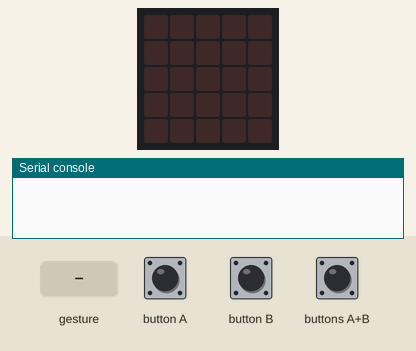
This program was run on a simulated BBC micro:bit (MakeCode). On the bench: the board's 5×5 LED display, the last lines printed to the serial console. The inputs (shaded band) are chosen by the test bench. No radio messages arrive unless stated (any console line starting 'radio sent:' is added by the test bench); a tilt is held for 1.5 s and a shake lasts 1 s, then the board lies face up again.

Above: at 1.2 s.
1.3 s: buttons A+B pressed for 0.15 s
At 2.1 s:
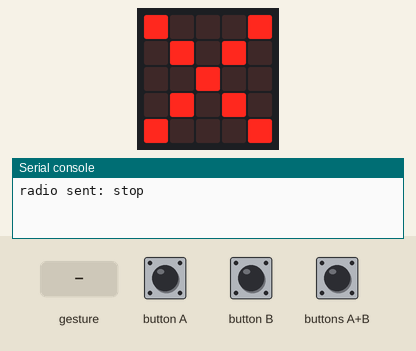
2.9 s: gesture 'tilt right'
At 3.9 s:
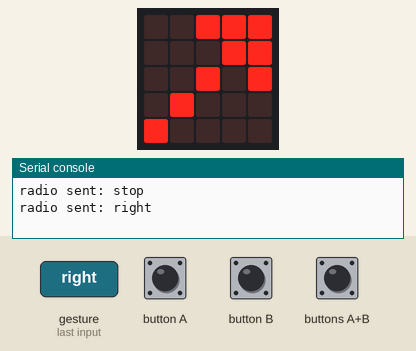
4.5 s: gesture 'tilt left'
At 5.0 s:
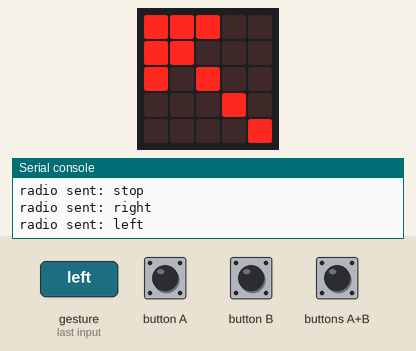
6.0 s: gesture 'logo up'
At 7.3 s:
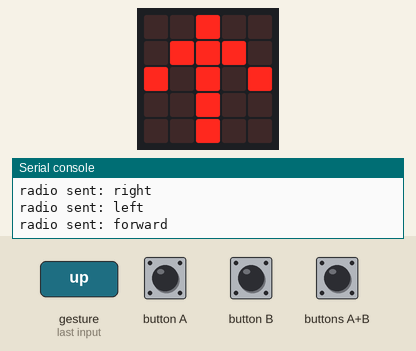
7.6 s: gesture 'logo down'
At 8.6 s:
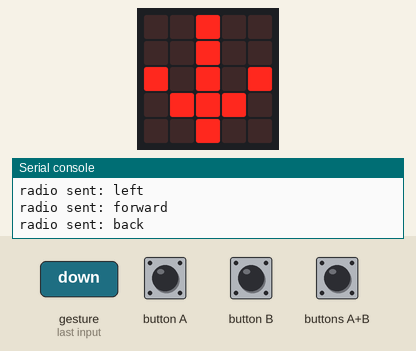
9.1 s: buttons A+B pressed for 1 s
At 10.5 s:
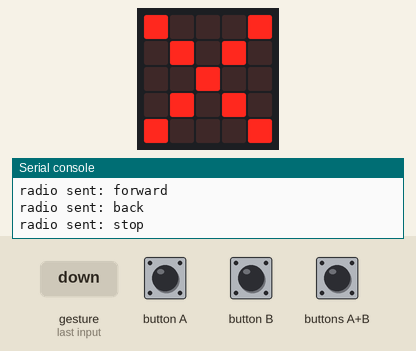
Timing chart, 0 to 12.1 s (numbered marks = the images above; inputs shaded):
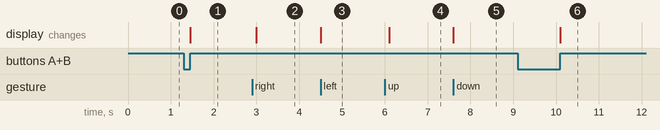

The program:

main.ts
```typescript
input.onGesture(Gesture.TiltRight, function () {
    radio.sendString("right")
    basic.showArrow(ArrowNames.NorthEast)
})
input.onGesture(Gesture.TiltLeft, function () {
    radio.sendString("left")
    basic.showArrow(ArrowNames.NorthWest)
})
input.onGesture(Gesture.LogoUp, function () {
    radio.sendString("forward")
    basic.showArrow(ArrowNames.North)
})
input.onGesture(Gesture.LogoDown, function () {
    radio.sendString("back")
    basic.showArrow(ArrowNames.South)
})
input.onButtonPressed(Button.AB, function () {
    radio.sendString("stop")
    basic.showIcon(IconNames.No)
})
radio.setGroup(1)
```

test.ts
```typescript
// テストはここに来ます。このパッケージが拡張機能として使用されるときにはコンパイルされません。
```

Measured:
- after the input at 1.3 s, the display: changes after 0.15 s (image 1)
- after the input at 2.9 s, the display: changes after 0.10 s (image 2)
- after the input at 4.5 s, the display: changes at once (image 3)
- after the input at 6.0 s, the display: changes after 0.10 s (image 4)
- after the input at 7.6 s, the display: changes at once (image 5)
- after the input at 9.1 s, the display: changes after 1.0 s (image 6)
